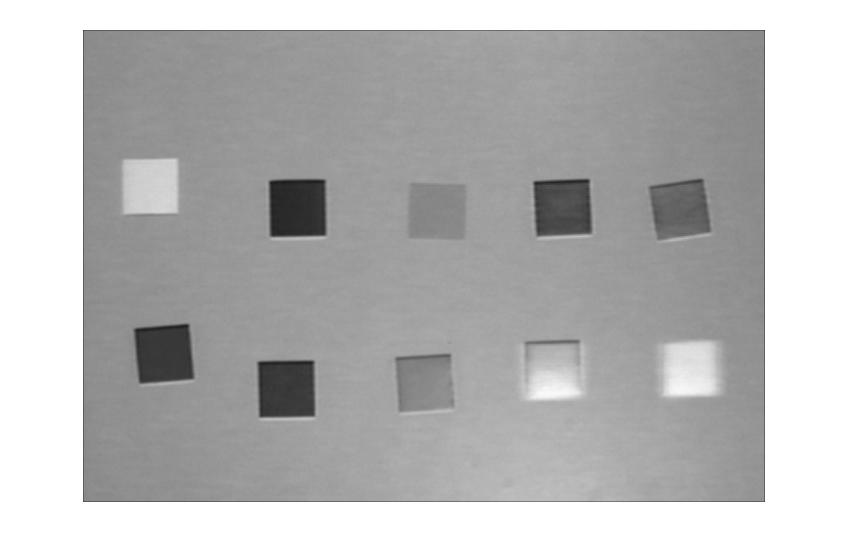
%> input picture z laboratorium/Matlab/rozpoznawanie obrazu/ImageAverage.jpg, 847 x 558 px
$ octave --eval "result = to_Binary(imread('ImageAverage.jpg'));"   (GNU Octave 9; MATLAB toolbox functions it lacks are replaced by stand-ins)
%> lines starting %> are read from the running program, lines starting %| are printed output that depends on the picture
function [Output] = to_Binary (Input)
% Wyciecie tla i przekszta쿬enie obrazu w obiekt binarny

figure(1);
[counts,x] = imhist(Input);
%> counts = 256 values, max 443109 at index 256, min 0 at index 1, mean 5538.6; x = 256 values from 0 to 255
stem(x,counts);
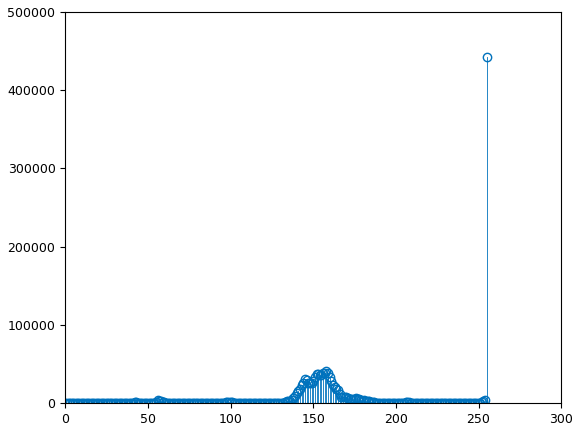
%> figure redrawn from the program's plot data; highest point at x = 255, y = 443109

[max_hist, max_hist_locs] = max(counts);
%> max_hist = 443109; max_hist_locs = 256
counts2 = max_hist - counts;
%> counts2 = 256 values, max 443109 at index 1, min 0 at index 256, mean 437570.4
[peaks, locs] = findpeaks(counts2, 'MINPEAKHEIGHT', 0.96*max_hist);
%> peaks = 41 values, max 443106 at index 1, min 435792 at index 24, mean 442351.9; locs = 41 values from 29 to 250
locs_left = find(locs < max_hist_locs);
%> locs_left = 41 values from 1 to 41
locs_right = find(locs > max_hist_locs);
%> locs_right = []
treshold_left = x(locs(locs_left(end)));
%> treshold_left = 249
%> (the run ends here)

$ run again, on z laboratorium/Matlab/rozpoznawanie obrazu/ImageH.jpg
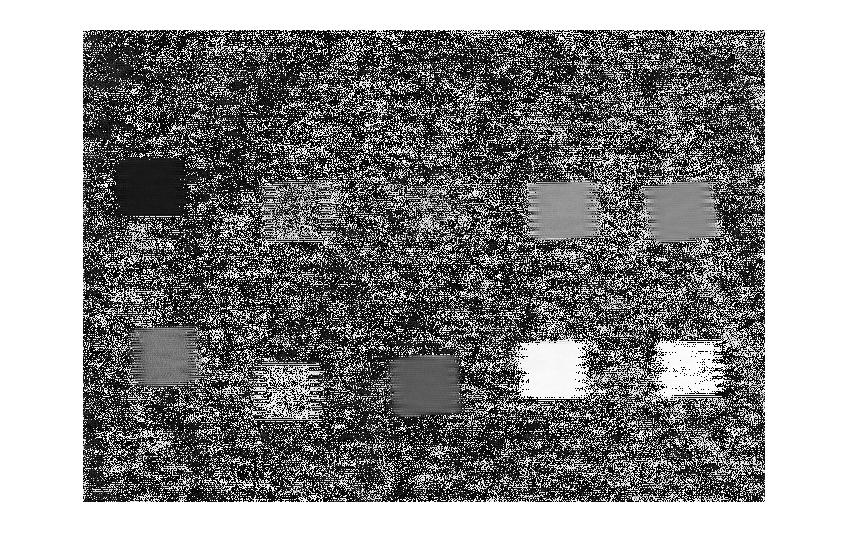
%> input picture z laboratorium/Matlab/rozpoznawanie obrazu/ImageH.jpg, 847 x 558 px
%> counts = 256 values, max 494031 at index 256, min 306 at index 72, mean 5538.6; x = 256 values from 0 to 255
%> in to_Binary, `stem(x,counts);`:
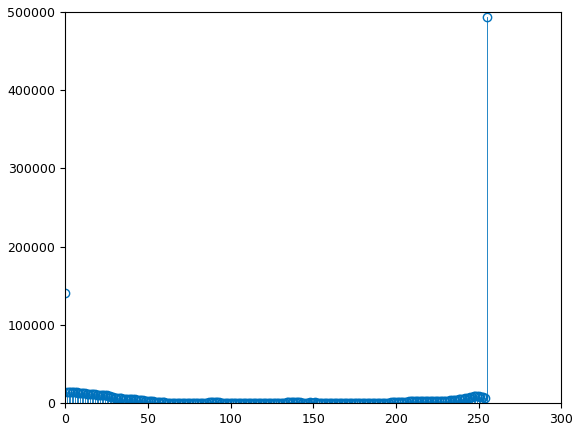
%> figure redrawn from the program's plot data; highest point at x = 255, y = 494031
%> max_hist = 494031; max_hist_locs = 256
%> counts2 = 256 values, max 493725 at index 72, min 0 at index 256, mean 488492.4
%> peaks = 49 values, max 493725 at index 9, min 480018 at index 3, mean 491667.6; locs = 49 values from 2 to 255
%> locs_left = 49 values from 1 to 49
%> locs_right = []
%> treshold_left = 254
